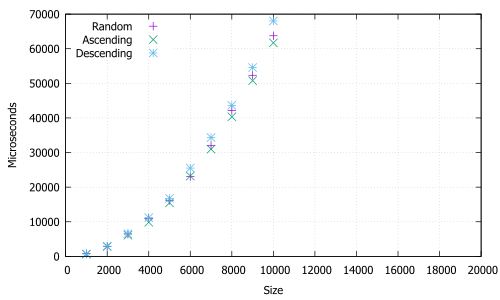

This figure's gnuplot source:
set xrange [0:20000]
set yrange [-10:]
set xtics 2000
set ytics 10000
set xlabel "Size"
set ylabel "Microseconds"
set key left
set grid

set term pdf colour enhanced solid
set output "selectionSort.pdf"

plot "selectionSort.out" using 1:2 title "Random" with points, \
	"selectionSort.out" using 1:3 title "Ascending" with points, \
	"selectionSort.out" using 1:4 title "Descending" with points
	
pause -1 "Press ENTER to continue ... "

f(x) = a*x*x+b*x+c
fit f(x) "selectionSort.out" using 1:2 via a,b,c
replot f(x)

pause -1 "Press ENTER to continue ... "

g(x) = d*x*x+e*x+f
fit g(x) "selectionSort.out" using 1:4 via d,e,f
replot g(x)

pause -1 "Press ENTER to continue ... "

print "f(", 8**5, ") = ", f(8**5)
print "g(", 8**5, ") = ", g(8**5)


set term wxt
set output
